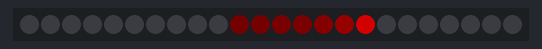
This sketch was run on a simulated Arduino Uno, built with avr-gcc and run on an emulated ATmega328P. Parts: 24 RGB LEDs in strip order, left to right. Dim RGB values are drawn brighter than linear.

Above: at 0.47 s.
At 5.77 s:
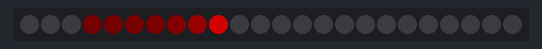
At 10.76 s:
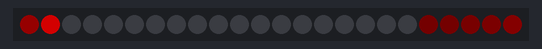
At 20.12 s:
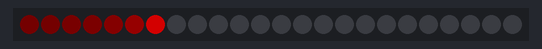
At 29.75 s:
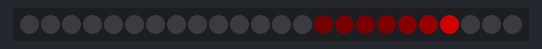
At 39.31 s:
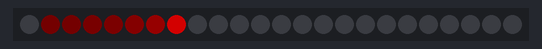

The sketch:

led_tests.ino
```cpp
#include <Adafruit_NeoPixel.h>
#include <elapsedMillis.h>

#define LED_PIN    9

// How many NeoPixels are attached to the Arduino?
#define LED_COUNT 24
Adafruit_NeoPixel strip(LED_COUNT, LED_PIN, NEO_GRB + NEO_KHZ800);

elapsedMillis ledElapsed1_ms = 0;
void setup() {
  // put your setup code here, to run once:

  strip.begin();           // INITIALIZE NeoPixel strip object (REQUIRED)
  strip.show();            // Turn OFF all pixels ASAP
  strip.setBrightness(127); // Set BRIGHTNESS to about 1/5 (max = 255)

}

void colorWipe(uint32_t color, int wait) {
  for(int i=0; i<strip.numPixels(); i++) { // For each pixel in strip...
    strip.setPixelColor(i, color);         //  Set pixel's color (in RAM)
    strip.show();                          //  Update strip to match
    delay(wait);                           //  Pause for a moment
  }
}

uint8_t ledCount = 0;
void wipe(const uint16_t h, const uint8_t s, const uint8_t v, int wait)
{
  if( ledElapsed1_ms > wait )
  {
    strip.clear();

    uint8_t startPixel = ledCount % 24;
    for( uint8_t i=0; i < 8; i++ )
    {
      uint8_t v1 = v / (7-i+1);
      strip.setPixelColor((startPixel + i) % 24, strip.gamma32(strip.ColorHSV(h, s, v1)) );
    }

    strip.show();

    ledCount++;
    ledElapsed1_ms = 0;
  }
}

void loop() {
  // put your main code here, to run repeatedly:
   wipe(0, 255, 255, 10);
  //colorWipe(strip.Color(255,   0,   0), 10); // Red
  //colorWipe(strip.Color(  0, 255,   0), 10); // Green
  //colorWipe(strip.Color(  0,   0, 255), 10); // Blue
  delay(10);
}
```
